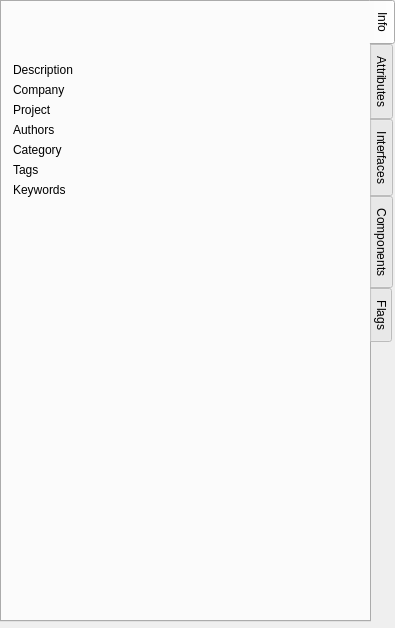
<?xml version="1.0" encoding="UTF-8"?>
<ui version="4.0">
 <class>CAttributeEditorComp</class>
 <widget class="QWidget" name="CAttributeEditorComp">
  <property name="geometry">
   <rect>
    <x>0</x>
    <y>0</y>
    <width>390</width>
    <height>628</height>
   </rect>
  </property>
  <property name="windowTitle">
   <string>Property Editor</string>
  </property>
  <layout class="QVBoxLayout" name="verticalLayout_6">
   <property name="leftMargin">
    <number>0</number>
   </property>
   <property name="topMargin">
    <number>0</number>
   </property>
   <property name="rightMargin">
    <number>0</number>
   </property>
   <property name="bottomMargin">
    <number>0</number>
   </property>
   <item>
    <widget class="QTabWidget" name="ElementInfoTab">
     <property name="tabPosition">
      <enum>QTabWidget::East</enum>
     </property>
     <property name="currentIndex">
      <number>0</number>
     </property>
     <widget class="QWidget" name="InfoTab">
      <attribute name="title">
       <string>Info</string>
      </attribute>
      <layout class="QVBoxLayout" name="verticalLayout_5">
       <item>
        <widget class="QLabel" name="NameLabel">
         <property name="sizePolicy">
          <sizepolicy hsizetype="Ignored" vsizetype="Preferred">
           <horstretch>0</horstretch>
           <verstretch>0</verstretch>
          </sizepolicy>
         </property>
         <property name="font">
          <font>
           <weight>75</weight>
           <bold>true</bold>
          </font>
         </property>
         <property name="text">
          <string/>
         </property>
         <property name="alignment">
          <set>Qt::AlignCenter</set>
         </property>
         <property name="wordWrap">
          <bool>true</bool>
         </property>
         <property name="textInteractionFlags">
          <set>Qt::LinksAccessibleByMouse|Qt::TextSelectableByMouse</set>
         </property>
        </widget>
       </item>
       <item>
        <widget class="QLabel" name="AddressLabel">
         <property name="sizePolicy">
          <sizepolicy hsizetype="Ignored" vsizetype="Preferred">
           <horstretch>0</horstretch>
           <verstretch>0</verstretch>
          </sizepolicy>
         </property>
         <property name="font">
          <font>
           <weight>75</weight>
           <bold>true</bold>
          </font>
         </property>
         <property name="text">
          <string/>
         </property>
         <property name="alignment">
          <set>Qt::AlignCenter</set>
         </property>
         <property name="wordWrap">
          <bool>true</bool>
         </property>
         <property name="textInteractionFlags">
          <set>Qt::LinksAccessibleByMouse|Qt::TextSelectableByMouse</set>
         </property>
        </widget>
       </item>
       <item>
        <spacer name="verticalSpacer_4">
         <property name="orientation">
          <enum>Qt::Vertical</enum>
         </property>
         <property name="sizeType">
          <enum>QSizePolicy::Fixed</enum>
         </property>
         <property name="sizeHint" stdset="0">
          <size>
           <width>0</width>
           <height>10</height>
          </size>
         </property>
        </spacer>
       </item>
       <item>
        <widget class="QFrame" name="MetaInfoFrame">
         <property name="sizePolicy">
          <sizepolicy hsizetype="Minimum" vsizetype="Preferred">
           <horstretch>0</horstretch>
           <verstretch>0</verstretch>
          </sizepolicy>
         </property>
         <layout class="QFormLayout" name="formLayout">
          <property name="leftMargin">
           <number>0</number>
          </property>
          <property name="topMargin">
           <number>0</number>
          </property>
          <property name="rightMargin">
           <number>0</number>
          </property>
          <property name="bottomMargin">
           <number>0</number>
          </property>
          <item row="0" column="0">
           <widget class="QLabel" name="label_5">
            <property name="sizePolicy">
             <sizepolicy hsizetype="Maximum" vsizetype="Preferred">
              <horstretch>0</horstretch>
              <verstretch>0</verstretch>
             </sizepolicy>
            </property>
            <property name="text">
             <string>Description</string>
            </property>
           </widget>
          </item>
          <item row="0" column="1">
           <widget class="QLabel" name="DescriptionLabel">
            <property name="text">
             <string/>
            </property>
            <property name="wordWrap">
             <bool>true</bool>
            </property>
           </widget>
          </item>
          <item row="1" column="0">
           <widget class="QLabel" name="label_7">
            <property name="text">
             <string>Company</string>
            </property>
           </widget>
          </item>
          <item row="1" column="1">
           <widget class="QLabel" name="CompanyLabel">
            <property name="text">
             <string/>
            </property>
            <property name="wordWrap">
             <bool>true</bool>
            </property>
           </widget>
          </item>
          <item row="2" column="0">
           <widget class="QLabel" name="label_2">
            <property name="text">
             <string>Project</string>
            </property>
           </widget>
          </item>
          <item row="2" column="1">
           <widget class="QLabel" name="ProjectLabel">
            <property name="text">
             <string/>
            </property>
            <property name="wordWrap">
             <bool>true</bool>
            </property>
           </widget>
          </item>
          <item row="3" column="0">
           <widget class="QLabel" name="label_3">
            <property name="text">
             <string>Authors</string>
            </property>
           </widget>
          </item>
          <item row="3" column="1">
           <widget class="QLabel" name="AuthorLabel">
            <property name="text">
             <string/>
            </property>
            <property name="wordWrap">
             <bool>true</bool>
            </property>
           </widget>
          </item>
          <item row="4" column="0">
           <widget class="QLabel" name="label">
            <property name="text">
             <string>Category</string>
            </property>
           </widget>
          </item>
          <item row="4" column="1">
           <widget class="QLabel" name="CategoryLabel">
            <property name="text">
             <string/>
            </property>
            <property name="wordWrap">
             <bool>true</bool>
            </property>
           </widget>
          </item>
          <item row="5" column="0">
           <widget class="QLabel" name="label_8">
            <property name="text">
             <string>Tags</string>
            </property>
           </widget>
          </item>
          <item row="5" column="1">
           <widget class="QLabel" name="TagsLabel">
            <property name="text">
             <string/>
            </property>
            <property name="wordWrap">
             <bool>true</bool>
            </property>
           </widget>
          </item>
          <item row="6" column="0">
           <widget class="QLabel" name="label_4">
            <property name="text">
             <string>Keywords</string>
            </property>
           </widget>
          </item>
          <item row="6" column="1">
           <widget class="QLabel" name="KeywordsLabel">
            <property name="text">
             <string/>
            </property>
            <property name="wordWrap">
             <bool>true</bool>
            </property>
           </widget>
          </item>
         </layout>
        </widget>
       </item>
       <item>
        <layout class="QVBoxLayout" name="verticalLayout_4">
         <property name="spacing">
          <number>0</number>
         </property>
         <item>
          <spacer name="verticalSpacer_2">
           <property name="orientation">
            <enum>Qt::Vertical</enum>
           </property>
           <property name="sizeType">
            <enum>QSizePolicy::MinimumExpanding</enum>
           </property>
           <property name="sizeHint" stdset="0">
            <size>
             <width>343</width>
             <height>0</height>
            </size>
           </property>
          </spacer>
         </item>
         <item>
          <layout class="QHBoxLayout" name="horizontalLayout">
           <property name="spacing">
            <number>0</number>
           </property>
           <item>
            <spacer name="horizontalSpacer">
             <property name="orientation">
              <enum>Qt::Horizontal</enum>
             </property>
             <property name="sizeHint" stdset="0">
              <size>
               <width>0</width>
               <height>0</height>
              </size>
             </property>
            </spacer>
           </item>
           <item>
            <widget class="QLabel" name="IconLabel">
             <property name="sizePolicy">
              <sizepolicy hsizetype="Preferred" vsizetype="Expanding">
               <horstretch>0</horstretch>
               <verstretch>0</verstretch>
              </sizepolicy>
             </property>
             <property name="maximumSize">
              <size>
               <width>128</width>
               <height>128</height>
              </size>
             </property>
             <property name="text">
              <string/>
             </property>
             <property name="scaledContents">
              <bool>true</bool>
             </property>
             <property name="alignment">
              <set>Qt::AlignBottom|Qt::AlignHCenter</set>
             </property>
             <property name="wordWrap">
              <bool>true</bool>
             </property>
            </widget>
           </item>
           <item>
            <spacer name="horizontalSpacer_2">
             <property name="orientation">
              <enum>Qt::Horizontal</enum>
             </property>
             <property name="sizeHint" stdset="0">
              <size>
               <width>0</width>
               <height>0</height>
              </size>
             </property>
            </spacer>
           </item>
          </layout>
         </item>
         <item>
          <spacer name="verticalSpacer_3">
           <property name="orientation">
            <enum>Qt::Vertical</enum>
           </property>
           <property name="sizeType">
            <enum>QSizePolicy::MinimumExpanding</enum>
           </property>
           <property name="sizeHint" stdset="0">
            <size>
             <width>343</width>
             <height>0</height>
            </size>
           </property>
          </spacer>
         </item>
        </layout>
       </item>
      </layout>
     </widget>
     <widget class="QWidget" name="AttributesTab">
      <attribute name="title">
       <string>Attributes</string>
      </attribute>
      <layout class="QVBoxLayout">
       <property name="spacing">
        <number>6</number>
       </property>
       <property name="leftMargin">
        <number>0</number>
       </property>
       <property name="topMargin">
        <number>0</number>
       </property>
       <property name="rightMargin">
        <number>0</number>
       </property>
       <property name="bottomMargin">
        <number>0</number>
       </property>
       <item>
        <widget class="QTreeWidget" name="AttributeTree">
         <property name="frameShape">
          <enum>QFrame::NoFrame</enum>
         </property>
         <property name="editTriggers">
          <set>QAbstractItemView::DoubleClicked|QAbstractItemView::EditKeyPressed</set>
         </property>
         <property name="alternatingRowColors">
          <bool>true</bool>
         </property>
         <column>
          <property name="text">
           <string>Property</string>
          </property>
         </column>
         <column>
          <property name="text">
           <string>Value</string>
          </property>
         </column>
        </widget>
       </item>
      </layout>
     </widget>
     <widget class="QWidget" name="ExportTab">
      <attribute name="title">
       <string>Interfaces</string>
      </attribute>
      <layout class="QVBoxLayout" name="verticalLayout">
       <property name="leftMargin">
        <number>0</number>
       </property>
       <property name="topMargin">
        <number>0</number>
       </property>
       <property name="rightMargin">
        <number>0</number>
       </property>
       <property name="bottomMargin">
        <number>0</number>
       </property>
       <item>
        <widget class="QTreeWidget" name="InterfacesTree">
         <property name="frameShape">
          <enum>QFrame::NoFrame</enum>
         </property>
         <property name="alternatingRowColors">
          <bool>true</bool>
         </property>
         <column>
          <property name="text">
           <string>Export interface</string>
          </property>
         </column>
        </widget>
       </item>
      </layout>
     </widget>
     <widget class="QWidget" name="ComponentTab">
      <attribute name="title">
       <string>Components</string>
      </attribute>
      <layout class="QVBoxLayout" name="verticalLayout_2">
       <property name="leftMargin">
        <number>0</number>
       </property>
       <property name="topMargin">
        <number>0</number>
       </property>
       <property name="rightMargin">
        <number>0</number>
       </property>
       <property name="bottomMargin">
        <number>0</number>
       </property>
       <item>
        <widget class="QTreeWidget" name="ComponentsTree">
         <property name="frameShape">
          <enum>QFrame::NoFrame</enum>
         </property>
         <property name="alternatingRowColors">
          <bool>true</bool>
         </property>
         <column>
          <property name="text">
           <string>Component</string>
          </property>
         </column>
         <column>
          <property name="text">
           <string>Export alias</string>
          </property>
         </column>
        </widget>
       </item>
      </layout>
     </widget>
     <widget class="QWidget" name="FlagsTab">
      <attribute name="title">
       <string>Flags</string>
      </attribute>
      <layout class="QVBoxLayout" name="verticalLayout_3">
       <item>
        <widget class="QCheckBox" name="AutoInstanceCB">
         <property name="text">
          <string>Automatically create instance</string>
         </property>
         <property name="icon">
          <iconset resource="icmpstr.qrc">
           <normaloff>:/Icons/AutoInit</normaloff>:/Icons/AutoInit</iconset>
         </property>
        </widget>
       </item>
       <item>
        <spacer name="verticalSpacer">
         <property name="orientation">
          <enum>Qt::Vertical</enum>
         </property>
         <property name="sizeHint" stdset="0">
          <size>
           <width>20</width>
           <height>215</height>
          </size>
         </property>
        </spacer>
       </item>
      </layout>
     </widget>
    </widget>
   </item>
   <item>
    <widget class="QFrame" name="RegistryPropertiesFrame">
     <property name="frameShape">
      <enum>QFrame::NoFrame</enum>
     </property>
     <property name="frameShadow">
      <enum>QFrame::Plain</enum>
     </property>
     <layout class="QVBoxLayout" name="verticalLayout_7">
      <property name="spacing">
       <number>6</number>
      </property>
      <property name="leftMargin">
       <number>0</number>
      </property>
      <property name="topMargin">
       <number>0</number>
      </property>
      <property name="rightMargin">
       <number>0</number>
      </property>
      <property name="bottomMargin">
       <number>0</number>
      </property>
     </layout>
    </widget>
   </item>
  </layout>
 </widget>
 <layoutdefault spacing="6" margin="11"/>
 <resources>
  <include location="icmpstr.qrc"/>
 </resources>
 <connections/>
</ui>
